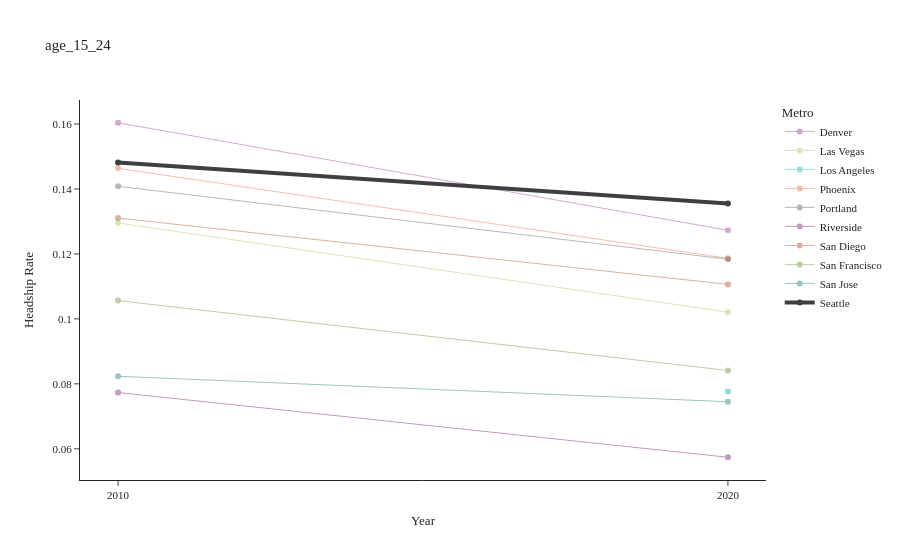
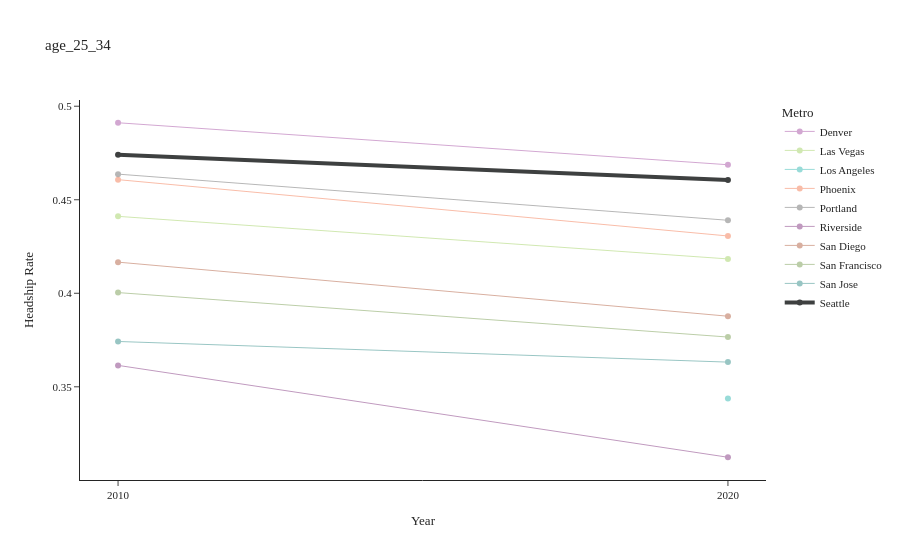
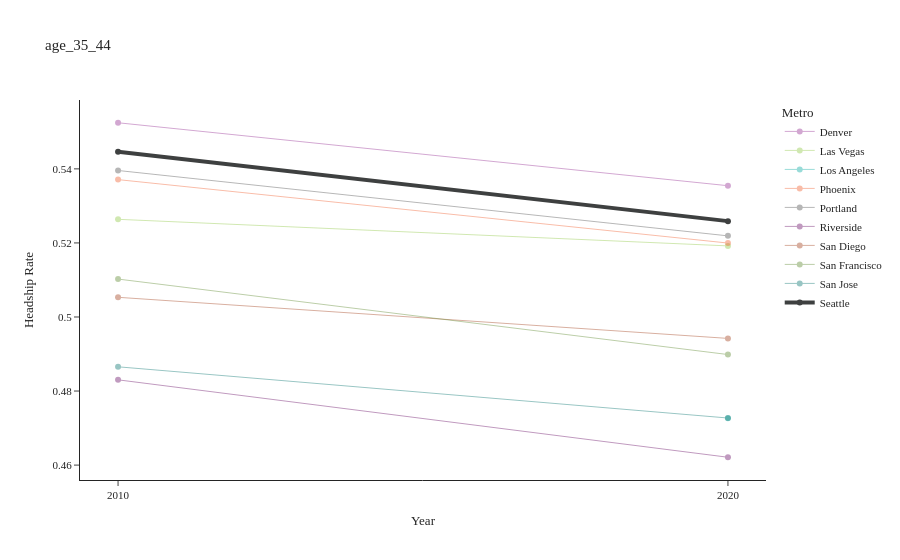
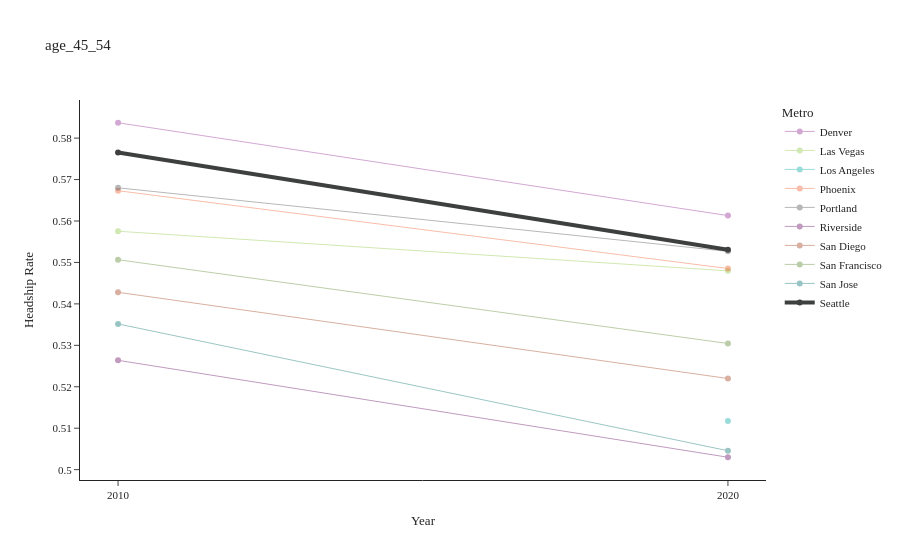

Notebook source saved alongside these figures, in order:
### Markdown cell above
# Per Metro

### Code cell
plot_df = out.melt(
    id_vars=['metro_id', 'metro_name', 'age'],
    value_vars=['headship_rate_2010', 'headship_rate_2020'],
    var_name='year',
    value_name='headship_rate',
)
plot_df['year'] = plot_df['year'].str.extract(r'(\d{4})').astype(int)

metro_name_order = sorted(plot_df['metro_name'].unique())

for age, group in plot_df.groupby('age'):
    fig = px.line(
        group.sort_values('year'),
        x='year',
        y='headship_rate',
        color='metro_name',
        markers=True,
        title=age,
        labels={'headship_rate': 'Headship Rate', 'year': 'Year', 'metro_name': 'Metro'},
        category_orders={'metro_name': metro_name_order},
    )
    fig.update_xaxes(tickvals=[2010, 2020], tickformat='d')
    fig.update_traces(line=dict(width=1), opacity=0.4)
    fig.update_traces(
        selector=dict(name='Seattle'),
        line=dict(width=4),
        opacity=1.0,
    )
    fig.show()

### Figure 1 — Plotly figure (JSON) as saved in the notebook; plotly's stock layout.template omitted (floating-point values rounded to 4 significant figures)
{"data": [{"hovertemplate": "Metro=Denver<br>Year=%{x}<br>Headship Rate=%{y}<extra></extra>", "legendgroup": "Denver", "line": {"color": "#91268F", "dash": "solid", "width": 1}, "marker": {"symbol": "circle"}, "mode": "lines+markers", "name": "Denver", "opacity": 0.4, "orientation": "v", "showlegend": true, "type": "scatter", "x": [2010, 2020], "xaxis": "x", "y": [0.1604, 0.1273], "yaxis": "y"}, {"hovertemplate": "Metro=Las Vegas<br>Year=%{x}<br>Headship Rate=%{y}<extra></extra>", "legendgroup": "Las Vegas", "line": {"color": "#8CC63E", "dash": "solid", "width": 1}, "marker": {"symbol": "circle"}, "mode": "lines+markers", "name": "Las Vegas", "opacity": 0.4, "orientation": "v", "showlegend": true, "type": "scatter", "x": [2010, 2020], "xaxis": "x", "y": [0.1295, 0.1021], "yaxis": "y"}, {"hovertemplate": "Metro=Los Angeles<br>Year=%{x}<br>Headship Rate=%{y}<extra></extra>", "legendgroup": "Los Angeles", "line": {"color": "#00A7A0", "dash": "solid", "width": 1}, "marker": {"symbol": "circle"}, "mode": "lines+markers", "name": "Los Angeles", "opacity": 0.4, "orientation": "v", "showlegend": true, "type": "scatter", "x": [2010, 2020], "xaxis": "x", "y": [NaN, 0.07765], "yaxis": "y"}, {"hovertemplate": "Metro=Phoenix<br>Year=%{x}<br>Headship Rate=%{y}<extra></extra>", "legendgroup": "Phoenix", "line": {"color": "#F05A28", "dash": "solid", "width": 1}, "marker": {"symbol": "circle"}, "mode": "lines+markers", "name": "Phoenix", "opacity": 0.4, "orientation": "v", "showlegend": true, "type": "scatter", "x": [2010, 2020], "xaxis": "x", "y": [0.1464, 0.1186], "yaxis": "y"}, {"hovertemplate": "Metro=Portland<br>Year=%{x}<br>Headship Rate=%{y}<extra></extra>", "legendgroup": "Portland", "line": {"color": "#4C4C4C", "dash": "solid", "width": 1}, "marker": {"symbol": "circle"}, "mode": "lines+markers", "name": "Portland", "opacity": 0.4, "orientation": "v", "showlegend": true, "type": "scatter", "x": [2010, 2020], "xaxis": "x", "y": [0.1408, 0.1184], "yaxis": "y"}, {"hovertemplate": "Metro=Riverside<br>Year=%{x}<br>Headship Rate=%{y}<extra></extra>", "legendgroup": "Riverside", "line": {"color": "#630460", "dash": "solid", "width": 1}, "marker": {"symbol": "circle"}, "mode": "lines+markers", "name": "Riverside", "opacity": 0.4, "orientation": "v", "showlegend": true, "type": "scatter", "x": [2010, 2020], "xaxis": "x", "y": [0.07732, 0.0574], "yaxis": "y"}, {"hovertemplate": "Metro=San Diego<br>Year=%{x}<br>Headship Rate=%{y}<extra></extra>", "legendgroup": "San Diego", "line": {"color": "#9f3913", "dash": "solid", "width": 1}, "marker": {"symbol": "circle"}, "mode": "lines+markers", "name": "San Diego", "opacity": 0.4, "orientation": "v", "showlegend": true, "type": "scatter", "x": [2010, 2020], "xaxis": "x", "y": [0.131, 0.1106], "yaxis": "y"}, {"hovertemplate": "Metro=San Francisco<br>Year=%{x}<br>Headship Rate=%{y}<extra></extra>", "legendgroup": "San Francisco", "line": {"color": "#588527", "dash": "solid", "width": 1}, "marker": {"symbol": "circle"}, "mode": "lines+markers", "name": "San Francisco", "opacity": 0.4, "orientation": "v", "showlegend": true, "type": "scatter", "x": [2010, 2020], "xaxis": "x", "y": [0.1056, 0.08412], "yaxis": "y"}, {"hovertemplate": "Metro=San Jose<br>Year=%{x}<br>Headship Rate=%{y}<extra></extra>", "legendgroup": "San Jose", "line": {"color": "#00716c", "dash": "solid", "width": 1}, "marker": {"symbol": "circle"}, "mode": "lines+markers", "name": "San Jose", "opacity": 0.4, "orientation": "v", "showlegend": true, "type": "scatter", "x": [2010, 2020], "xaxis": "x", "y": [0.08234, 0.07449], "yaxis": "y"}, {"hovertemplate": "Metro=Seattle<br>Year=%{x}<br>Headship Rate=%{y}<extra></extra>", "legendgroup": "Seattle", "line": {"color": "#3e4040", "dash": "solid", "width": 4}, "marker": {"symbol": "circle"}, "mode": "lines+markers", "name": "Seattle", "opacity": 1, "orientation": "v", "showlegend": true, "type": "scatter", "x": [2010, 2020], "xaxis": "x", "y": [0.1481, 0.1356], "yaxis": "y"}], "layout": {"legend": {"title": {"text": "Metro"}, "tracegroupgap": 0}, "title": {"text": "age_15_24"}, "xaxis": {"anchor": "y", "domain": [0, 1], "tickformat": "d", "tickvals": [2010, 2020], "title": {"text": "Year"}}, "yaxis": {"anchor": "x", "domain": [0, 1], "title": {"text": "Headship Rate"}}}}

### Figure 2 — Plotly figure (JSON) as saved in the notebook; plotly's stock layout.template omitted (floating-point values rounded to 4 significant figures)
{"data": [{"hovertemplate": "Metro=Denver<br>Year=%{x}<br>Headship Rate=%{y}<extra></extra>", "legendgroup": "Denver", "line": {"color": "#91268F", "dash": "solid", "width": 1}, "marker": {"symbol": "circle"}, "mode": "lines+markers", "name": "Denver", "opacity": 0.4, "orientation": "v", "showlegend": true, "type": "scatter", "x": [2010, 2020], "xaxis": "x", "y": [0.4912, 0.4687], "yaxis": "y"}, {"hovertemplate": "Metro=Las Vegas<br>Year=%{x}<br>Headship Rate=%{y}<extra></extra>", "legendgroup": "Las Vegas", "line": {"color": "#8CC63E", "dash": "solid", "width": 1}, "marker": {"symbol": "circle"}, "mode": "lines+markers", "name": "Las Vegas", "opacity": 0.4, "orientation": "v", "showlegend": true, "type": "scatter", "x": [2010, 2020], "xaxis": "x", "y": [0.4411, 0.4184], "yaxis": "y"}, {"hovertemplate": "Metro=Los Angeles<br>Year=%{x}<br>Headship Rate=%{y}<extra></extra>", "legendgroup": "Los Angeles", "line": {"color": "#00A7A0", "dash": "solid", "width": 1}, "marker": {"symbol": "circle"}, "mode": "lines+markers", "name": "Los Angeles", "opacity": 0.4, "orientation": "v", "showlegend": true, "type": "scatter", "x": [2010, 2020], "xaxis": "x", "y": [NaN, 0.3438], "yaxis": "y"}, {"hovertemplate": "Metro=Phoenix<br>Year=%{x}<br>Headship Rate=%{y}<extra></extra>", "legendgroup": "Phoenix", "line": {"color": "#F05A28", "dash": "solid", "width": 1}, "marker": {"symbol": "circle"}, "mode": "lines+markers", "name": "Phoenix", "opacity": 0.4, "orientation": "v", "showlegend": true, "type": "scatter", "x": [2010, 2020], "xaxis": "x", "y": [0.4607, 0.4306], "yaxis": "y"}, {"hovertemplate": "Metro=Portland<br>Year=%{x}<br>Headship Rate=%{y}<extra></extra>", "legendgroup": "Portland", "line": {"color": "#4C4C4C", "dash": "solid", "width": 1}, "marker": {"symbol": "circle"}, "mode": "lines+markers", "name": "Portland", "opacity": 0.4, "orientation": "v", "showlegend": true, "type": "scatter", "x": [2010, 2020], "xaxis": "x", "y": [0.4637, 0.439], "yaxis": "y"}, {"hovertemplate": "Metro=Riverside<br>Year=%{x}<br>Headship Rate=%{y}<extra></extra>", "legendgroup": "Riverside", "line": {"color": "#630460", "dash": "solid", "width": 1}, "marker": {"symbol": "circle"}, "mode": "lines+markers", "name": "Riverside", "opacity": 0.4, "orientation": "v", "showlegend": true, "type": "scatter", "x": [2010, 2020], "xaxis": "x", "y": [0.3614, 0.3123], "yaxis": "y"}, {"hovertemplate": "Metro=San Diego<br>Year=%{x}<br>Headship Rate=%{y}<extra></extra>", "legendgroup": "San Diego", "line": {"color": "#9f3913", "dash": "solid", "width": 1}, "marker": {"symbol": "circle"}, "mode": "lines+markers", "name": "San Diego", "opacity": 0.4, "orientation": "v", "showlegend": true, "type": "scatter", "x": [2010, 2020], "xaxis": "x", "y": [0.4166, 0.3877], "yaxis": "y"}, {"hovertemplate": "Metro=San Francisco<br>Year=%{x}<br>Headship Rate=%{y}<extra></extra>", "legendgroup": "San Francisco", "line": {"color": "#588527", "dash": "solid", "width": 1}, "marker": {"symbol": "circle"}, "mode": "lines+markers", "name": "San Francisco", "opacity": 0.4, "orientation": "v", "showlegend": true, "type": "scatter", "x": [2010, 2020], "xaxis": "x", "y": [0.4004, 0.3766], "yaxis": "y"}, {"hovertemplate": "Metro=San Jose<br>Year=%{x}<br>Headship Rate=%{y}<extra></extra>", "legendgroup": "San Jose", "line": {"color": "#00716c", "dash": "solid", "width": 1}, "marker": {"symbol": "circle"}, "mode": "lines+markers", "name": "San Jose", "opacity": 0.4, "orientation": "v", "showlegend": true, "type": "scatter", "x": [2010, 2020], "xaxis": "x", "y": [0.3742, 0.3632], "yaxis": "y"}, {"hovertemplate": "Metro=Seattle<br>Year=%{x}<br>Headship Rate=%{y}<extra></extra>", "legendgroup": "Seattle", "line": {"color": "#3e4040", "dash": "solid", "width": 4}, "marker": {"symbol": "circle"}, "mode": "lines+markers", "name": "Seattle", "opacity": 1, "orientation": "v", "showlegend": true, "type": "scatter", "x": [2010, 2020], "xaxis": "x", "y": [0.474, 0.4606], "yaxis": "y"}], "layout": {"legend": {"title": {"text": "Metro"}, "tracegroupgap": 0}, "title": {"text": "age_25_34"}, "xaxis": {"anchor": "y", "domain": [0, 1], "tickformat": "d", "tickvals": [2010, 2020], "title": {"text": "Year"}}, "yaxis": {"anchor": "x", "domain": [0, 1], "title": {"text": "Headship Rate"}}}}

### Figure 3 — Plotly figure (JSON) as saved in the notebook; plotly's stock layout.template omitted (floating-point values rounded to 4 significant figures)
{"data": [{"hovertemplate": "Metro=Denver<br>Year=%{x}<br>Headship Rate=%{y}<extra></extra>", "legendgroup": "Denver", "line": {"color": "#91268F", "dash": "solid", "width": 1}, "marker": {"symbol": "circle"}, "mode": "lines+markers", "name": "Denver", "opacity": 0.4, "orientation": "v", "showlegend": true, "type": "scatter", "x": [2010, 2020], "xaxis": "x", "y": [0.5525, 0.5355], "yaxis": "y"}, {"hovertemplate": "Metro=Las Vegas<br>Year=%{x}<br>Headship Rate=%{y}<extra></extra>", "legendgroup": "Las Vegas", "line": {"color": "#8CC63E", "dash": "solid", "width": 1}, "marker": {"symbol": "circle"}, "mode": "lines+markers", "name": "Las Vegas", "opacity": 0.4, "orientation": "v", "showlegend": true, "type": "scatter", "x": [2010, 2020], "xaxis": "x", "y": [0.5264, 0.5192], "yaxis": "y"}, {"hovertemplate": "Metro=Los Angeles<br>Year=%{x}<br>Headship Rate=%{y}<extra></extra>", "legendgroup": "Los Angeles", "line": {"color": "#00A7A0", "dash": "solid", "width": 1}, "marker": {"symbol": "circle"}, "mode": "lines+markers", "name": "Los Angeles", "opacity": 0.4, "orientation": "v", "showlegend": true, "type": "scatter", "x": [2010, 2020], "xaxis": "x", "y": [NaN, 0.4727], "yaxis": "y"}, {"hovertemplate": "Metro=Phoenix<br>Year=%{x}<br>Headship Rate=%{y}<extra></extra>", "legendgroup": "Phoenix", "line": {"color": "#F05A28", "dash": "solid", "width": 1}, "marker": {"symbol": "circle"}, "mode": "lines+markers", "name": "Phoenix", "opacity": 0.4, "orientation": "v", "showlegend": true, "type": "scatter", "x": [2010, 2020], "xaxis": "x", "y": [0.5371, 0.52], "yaxis": "y"}, {"hovertemplate": "Metro=Portland<br>Year=%{x}<br>Headship Rate=%{y}<extra></extra>", "legendgroup": "Portland", "line": {"color": "#4C4C4C", "dash": "solid", "width": 1}, "marker": {"symbol": "circle"}, "mode": "lines+markers", "name": "Portland", "opacity": 0.4, "orientation": "v", "showlegend": true, "type": "scatter", "x": [2010, 2020], "xaxis": "x", "y": [0.5396, 0.5219], "yaxis": "y"}, {"hovertemplate": "Metro=Riverside<br>Year=%{x}<br>Headship Rate=%{y}<extra></extra>", "legendgroup": "Riverside", "line": {"color": "#630460", "dash": "solid", "width": 1}, "marker": {"symbol": "circle"}, "mode": "lines+markers", "name": "Riverside", "opacity": 0.4, "orientation": "v", "showlegend": true, "type": "scatter", "x": [2010, 2020], "xaxis": "x", "y": [0.483, 0.4621], "yaxis": "y"}, {"hovertemplate": "Metro=San Diego<br>Year=%{x}<br>Headship Rate=%{y}<extra></extra>", "legendgroup": "San Diego", "line": {"color": "#9f3913", "dash": "solid", "width": 1}, "marker": {"symbol": "circle"}, "mode": "lines+markers", "name": "San Diego", "opacity": 0.4, "orientation": "v", "showlegend": true, "type": "scatter", "x": [2010, 2020], "xaxis": "x", "y": [0.5053, 0.4942], "yaxis": "y"}, {"hovertemplate": "Metro=San Francisco<br>Year=%{x}<br>Headship Rate=%{y}<extra></extra>", "legendgroup": "San Francisco", "line": {"color": "#588527", "dash": "solid", "width": 1}, "marker": {"symbol": "circle"}, "mode": "lines+markers", "name": "San Francisco", "opacity": 0.4, "orientation": "v", "showlegend": true, "type": "scatter", "x": [2010, 2020], "xaxis": "x", "y": [0.5102, 0.4899], "yaxis": "y"}, {"hovertemplate": "Metro=San Jose<br>Year=%{x}<br>Headship Rate=%{y}<extra></extra>", "legendgroup": "San Jose", "line": {"color": "#00716c", "dash": "solid", "width": 1}, "marker": {"symbol": "circle"}, "mode": "lines+markers", "name": "San Jose", "opacity": 0.4, "orientation": "v", "showlegend": true, "type": "scatter", "x": [2010, 2020], "xaxis": "x", "y": [0.4865, 0.4727], "yaxis": "y"}, {"hovertemplate": "Metro=Seattle<br>Year=%{x}<br>Headship Rate=%{y}<extra></extra>", "legendgroup": "Seattle", "line": {"color": "#3e4040", "dash": "solid", "width": 4}, "marker": {"symbol": "circle"}, "mode": "lines+markers", "name": "Seattle", "opacity": 1, "orientation": "v", "showlegend": true, "type": "scatter", "x": [2010, 2020], "xaxis": "x", "y": [0.5446, 0.5259], "yaxis": "y"}], "layout": {"legend": {"title": {"text": "Metro"}, "tracegroupgap": 0}, "title": {"text": "age_35_44"}, "xaxis": {"anchor": "y", "domain": [0, 1], "tickformat": "d", "tickvals": [2010, 2020], "title": {"text": "Year"}}, "yaxis": {"anchor": "x", "domain": [0, 1], "title": {"text": "Headship Rate"}}}}

### Figure 4 — Plotly figure (JSON) as saved in the notebook; plotly's stock layout.template omitted (floating-point values rounded to 4 significant figures)
{"data": [{"hovertemplate": "Metro=Denver<br>Year=%{x}<br>Headship Rate=%{y}<extra></extra>", "legendgroup": "Denver", "line": {"color": "#91268F", "dash": "solid", "width": 1}, "marker": {"symbol": "circle"}, "mode": "lines+markers", "name": "Denver", "opacity": 0.4, "orientation": "v", "showlegend": true, "type": "scatter", "x": [2010, 2020], "xaxis": "x", "y": [0.5837, 0.5613], "yaxis": "y"}, {"hovertemplate": "Metro=Las Vegas<br>Year=%{x}<br>Headship Rate=%{y}<extra></extra>", "legendgroup": "Las Vegas", "line": {"color": "#8CC63E", "dash": "solid", "width": 1}, "marker": {"symbol": "circle"}, "mode": "lines+markers", "name": "Las Vegas", "opacity": 0.4, "orientation": "v", "showlegend": true, "type": "scatter", "x": [2010, 2020], "xaxis": "x", "y": [0.5575, 0.548], "yaxis": "y"}, {"hovertemplate": "Metro=Los Angeles<br>Year=%{x}<br>Headship Rate=%{y}<extra></extra>", "legendgroup": "Los Angeles", "line": {"color": "#00A7A0", "dash": "solid", "width": 1}, "marker": {"symbol": "circle"}, "mode": "lines+markers", "name": "Los Angeles", "opacity": 0.4, "orientation": "v", "showlegend": true, "type": "scatter", "x": [2010, 2020], "xaxis": "x", "y": [NaN, 0.5117], "yaxis": "y"}, {"hovertemplate": "Metro=Phoenix<br>Year=%{x}<br>Headship Rate=%{y}<extra></extra>", "legendgroup": "Phoenix", "line": {"color": "#F05A28", "dash": "solid", "width": 1}, "marker": {"symbol": "circle"}, "mode": "lines+markers", "name": "Phoenix", "opacity": 0.4, "orientation": "v", "showlegend": true, "type": "scatter", "x": [2010, 2020], "xaxis": "x", "y": [0.5673, 0.5485], "yaxis": "y"}, {"hovertemplate": "Metro=Portland<br>Year=%{x}<br>Headship Rate=%{y}<extra></extra>", "legendgroup": "Portland", "line": {"color": "#4C4C4C", "dash": "solid", "width": 1}, "marker": {"symbol": "circle"}, "mode": "lines+markers", "name": "Portland", "opacity": 0.4, "orientation": "v", "showlegend": true, "type": "scatter", "x": [2010, 2020], "xaxis": "x", "y": [0.568, 0.5527], "yaxis": "y"}, {"hovertemplate": "Metro=Riverside<br>Year=%{x}<br>Headship Rate=%{y}<extra></extra>", "legendgroup": "Riverside", "line": {"color": "#630460", "dash": "solid", "width": 1}, "marker": {"symbol": "circle"}, "mode": "lines+markers", "name": "Riverside", "opacity": 0.4, "orientation": "v", "showlegend": true, "type": "scatter", "x": [2010, 2020], "xaxis": "x", "y": [0.5264, 0.503], "yaxis": "y"}, {"hovertemplate": "Metro=San Diego<br>Year=%{x}<br>Headship Rate=%{y}<extra></extra>", "legendgroup": "San Diego", "line": {"color": "#9f3913", "dash": "solid", "width": 1}, "marker": {"symbol": "circle"}, "mode": "lines+markers", "name": "San Diego", "opacity": 0.4, "orientation": "v", "showlegend": true, "type": "scatter", "x": [2010, 2020], "xaxis": "x", "y": [0.5428, 0.522], "yaxis": "y"}, {"hovertemplate": "Metro=San Francisco<br>Year=%{x}<br>Headship Rate=%{y}<extra></extra>", "legendgroup": "San Francisco", "line": {"color": "#588527", "dash": "solid", "width": 1}, "marker": {"symbol": "circle"}, "mode": "lines+markers", "name": "San Francisco", "opacity": 0.4, "orientation": "v", "showlegend": true, "type": "scatter", "x": [2010, 2020], "xaxis": "x", "y": [0.5507, 0.5304], "yaxis": "y"}, {"hovertemplate": "Metro=San Jose<br>Year=%{x}<br>Headship Rate=%{y}<extra></extra>", "legendgroup": "San Jose", "line": {"color": "#00716c", "dash": "solid", "width": 1}, "marker": {"symbol": "circle"}, "mode": "lines+markers", "name": "San Jose", "opacity": 0.4, "orientation": "v", "showlegend": true, "type": "scatter", "x": [2010, 2020], "xaxis": "x", "y": [0.5352, 0.5046], "yaxis": "y"}, {"hovertemplate": "Metro=Seattle<br>Year=%{x}<br>Headship Rate=%{y}<extra></extra>", "legendgroup": "Seattle", "line": {"color": "#3e4040", "dash": "solid", "width": 4}, "marker": {"symbol": "circle"}, "mode": "lines+markers", "name": "Seattle", "opacity": 1, "orientation": "v", "showlegend": true, "type": "scatter", "x": [2010, 2020], "xaxis": "x", "y": [0.5765, 0.5531], "yaxis": "y"}], "layout": {"legend": {"title": {"text": "Metro"}, "tracegroupgap": 0}, "title": {"text": "age_45_54"}, "xaxis": {"anchor": "y", "domain": [0, 1], "tickformat": "d", "tickvals": [2010, 2020], "title": {"text": "Year"}}, "yaxis": {"anchor": "x", "domain": [0, 1], "title": {"text": "Headship Rate"}}}}
